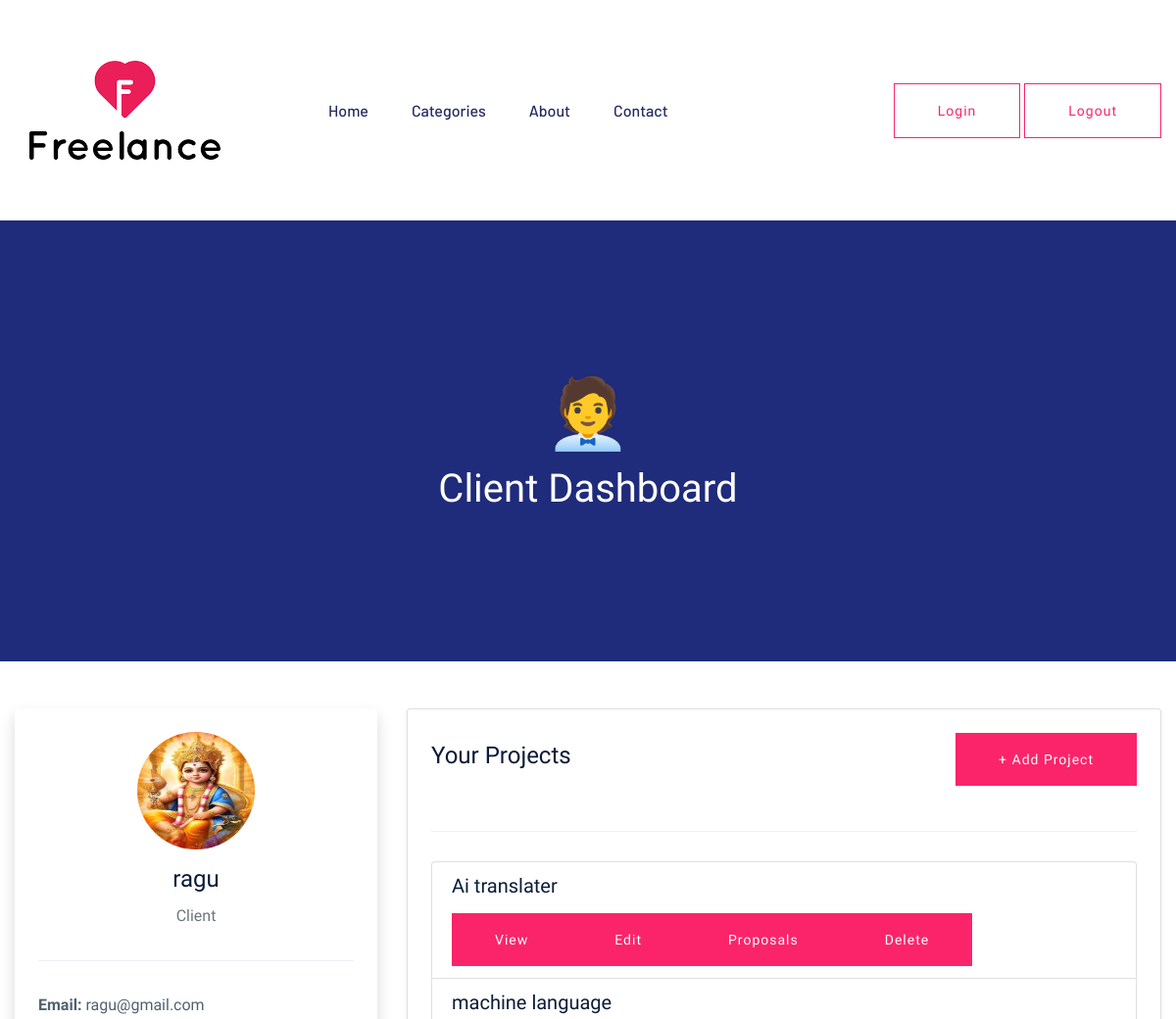
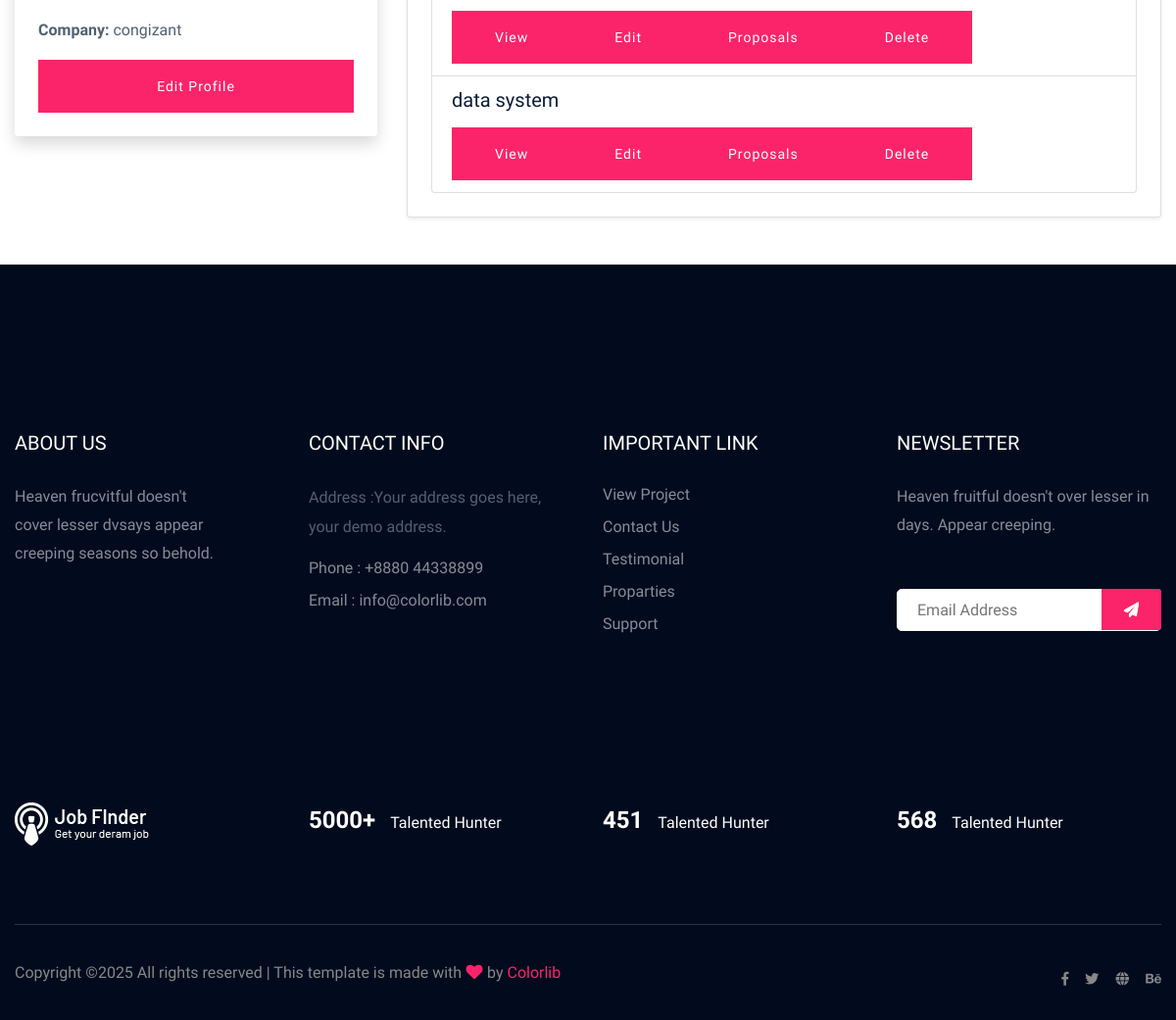
Screenshot of /dashboard/client/dashboard/ (signed in) with the database file from the repository (2 pictures, top to bottom).
### accounts/models.py (models this page shows, shortened)
class ClientProfile(models.Model):
    user = models.OneToOneField(User, on_delete=models.CASCADE)
    profile_image = models.ImageField(upload_to='profiles/', blank=True, null=True)
    company_name = models.CharField(max_length=200, blank=True)

class User(AbstractUser):
    USER_TYPES = (
        ('admin', 'Admin'),
        ('client', 'Client'),
        ('freelancer', 'Freelancer'),
    )
    user_type = models.CharField(max_length=20, choices=USER_TYPES)
    is_approved = models.BooleanField(default=False)

### pages/models.py (models this page shows, shortened)
class Project(models.Model):
    client = models.ForeignKey('accounts.User', on_delete=models.CASCADE)
    category = models.ForeignKey(
        'Category',
        on_delete=models.CASCADE,
        related_name='projects',
        null=True,
        blank=True
    )
    title = models.CharField(max_length=255)
    description = models.TextField()
    budget = models.DecimalField(max_digits=10, decimal_places=2, null=True)
    deadline = models.DateField(null=True)
    created_at = models.DateTimeField(auto_now_add=True, null=True)
    status = models.CharField(
        max_length=20,
        choices=[
            ("Open", "Open"),
            ("Assigned", "Assigned"),
            ("Completed", "Completed"),
        ],
        default="Open"
    )
    assigned_freelancer = models.ForeignKey(
        'accounts.User',
        on_delete=models.SET_NULL,
        null=True,
        blank=True,
        related_name="assigned_projects"
    )
    is_paid = models.BooleanField(default=False)
    attachment = models.FileField(upload_to="project_files/", blank=True, null=True)

### dashboard/views.py (the view)
# urls.py: path("client/dashboard/", views.client_dashboard, name="client_dashboard"),
@login_required
def client_dashboard(request):
    if request.user.user_type != "client":
        messages.error(request, "You do not have permission to access this page.")
        return redirect("home")
    profile, created = ClientProfile.objects.get_or_create(
        user=request.user
    )
    total_projects = Project.objects.filter(client=request.user).count()
    active_projects = Project.objects.filter(
        client=request.user,
        proposals__status="approved"
    ).distinct().count()
    completed_projects = Project.objects.filter(
        client=request.user,
        proposals__status="completed"
    ).distinct().count()
    recent_projects = Project.objects.filter(client=request.user).order_by("-created_at")[:5]
    return render(request, "dashboard/client_dashboard.html", {
        "profile": profile,
        "total_projects": total_projects,
        "active_projects": active_projects,
        "completed_projects": completed_projects,
        "recent_projects": recent_projects,
    })

### templates/dashboard/client_dashboard.html
{% extends "base.html" %}
{% load static %}
{% block content %}
<div class="slider-area">
    <div class="single-slider slider-height2 d-flex align-items-center"
         style="background:#1f2b7b; padding:70px 0;">
        <div class="container text-center">
            <div style="font-size:70px;">🧑‍💼</div>
            <h1 style="color:white;">Client Dashboard</h1>
        </div>
    </div>
</div>
<div class="container py-5">
    <div class="row">
        <div class="col-lg-4 mb-4">
            <div class="p-4 shadow bg-white rounded">
                <div class="text-center">
                    {% if profile.profile_image %}
                        <img src="{{ profile.profile_image.url }}"
                             class="rounded-circle" width="120" height="120">
                    {% else %}
                        <img src="{% static 'assets/img/default-avatar.png' %}"
                             class="rounded-circle" width="120" height="120">
                    {% endif %}
                    <h4 class="mt-3">{{ user.username }}</h4>
                    <p class="text-muted">Client</p>
                </div>
                <hr>
                <p><strong>Email:</strong> {{ user.email }}</p>
                <p><strong>Company:</strong> {{ profile.company_name }}</p>
                <a href="{% url 'edit_profile' %}" class="btn btn-primary w-100">
                    Edit Profile
                </a>
            </div>
        </div>
        <div class="col-lg-8">
            <div class="card p-4 shadow-sm">
                <div class="d-flex justify-content-between align-items-center mb-3">
                    <h4>Your Projects</h4>
                    <a href="{% url 'add_project' %}" class="btn btn-success">
                        + Add Project
                    </a>
                </div>
                <hr>
                {% if recent_projects %}
                <ul class="list-group">
                    {% for project in recent_projects %}
                    <li class="list-group-item">
                        <h5 class="mb-1">{{ project.title }}</h5>
                        <div class="mt-3 d-flex flex-wrap gap-2">
                            <a href="{% url 'view_project' project.id %}"
                               class="btn btn-sm btn-outline-secondary">
                                View
                            </a>
                            <a href="{% url 'edit_project' project.id %}"
                               class="btn btn-sm btn-outline-primary">
                                Edit
                            </a>
                            <a href="{% url 'view_proposals' project.id %}"
                               class="btn btn-sm btn-outline-success">
                                Proposals
                            </a>
                            <a href="{% url 'delete_project' project.id %}"
                               class="btn btn-sm btn-outline-danger">
                                Delete
                            </a>
                        </div>
                    </li>
                    {% endfor %}
                </ul>
                {% else %}
                    <p class="text-muted">No projects posted yet.</p>
                {% endif %}
            </div>
        </div>
    </div>
</div>
{% endblock %}

### rows the page displays
ClientProfile: profile_image (picture), company_name "congizant"
User: username "ragu", email "ragu@gmail.com"
Project: title "Ai translater"
Project: title "machine language"
Project: title "data system"
